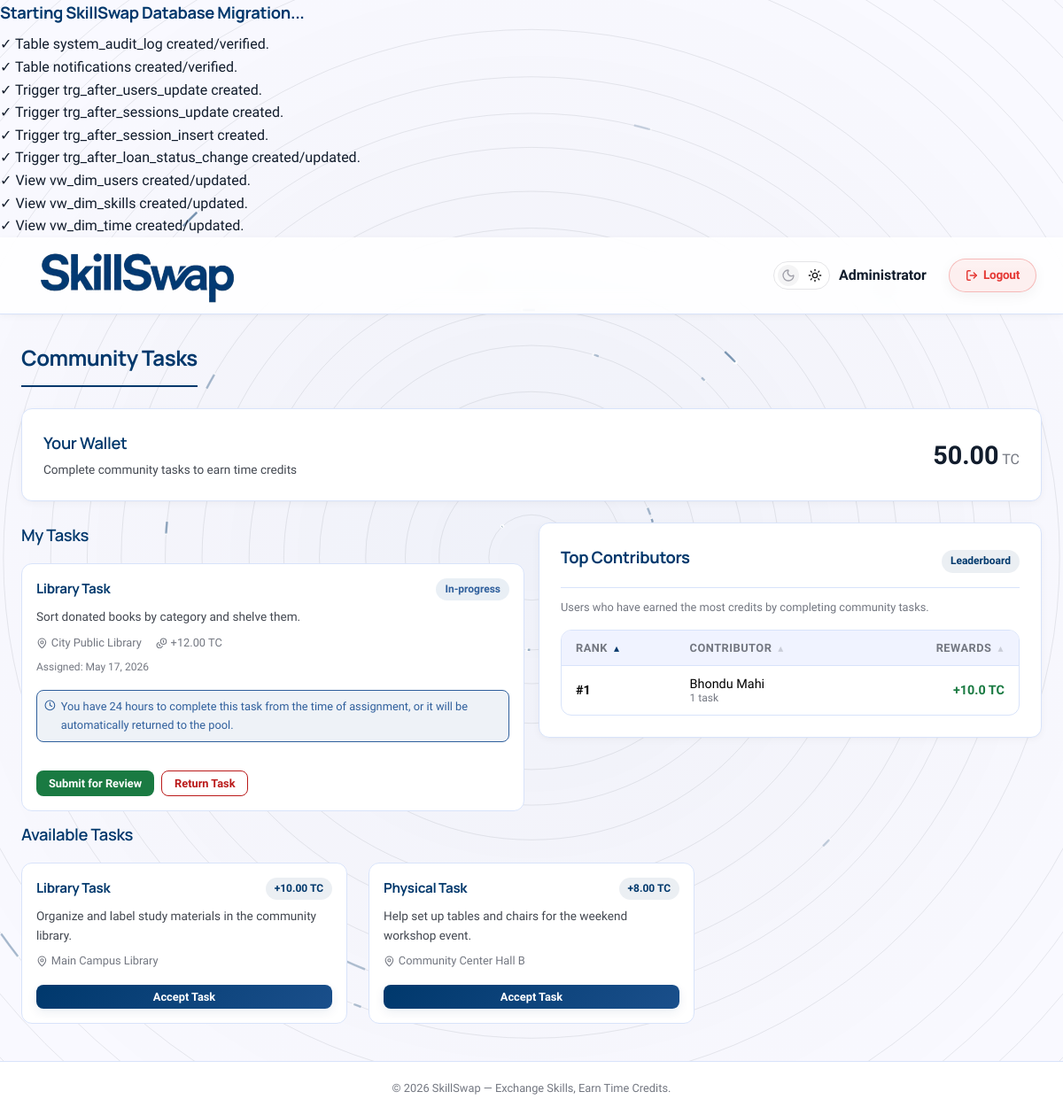
Page /pages/community_tasks.php (signed in) on the committed database.
### tables this page shows
CREATE TABLE IF NOT EXISTS wallet (
    wallet_id INT AUTO_INCREMENT PRIMARY KEY,
    user_id INT UNIQUE NOT NULL,
    balance DECIMAL(15, 2) DEFAULT 0.00 CHECK (balance >= 0.00),
    last_updated TIMESTAMP DEFAULT CURRENT_TIMESTAMP ON UPDATE CURRENT_TIMESTAMP,
    FOREIGN KEY (user_id) REFERENCES users(user_id) ON DELETE CASCADE
);

CREATE TABLE IF NOT EXISTS community_task (
    task_id INT AUTO_INCREMENT PRIMARY KEY,
    user_id INT,
    task_type VARCHAR(50),
    description TEXT,
    location VARCHAR(100),
    credit_reward DECIMAL(10, 2) DEFAULT 5.00,
    status ENUM('pending', 'in-progress', 'under-review', 'completed', 'cancelled') DEFAULT 'pending',
    submission_note TEXT,
    assigned_at TIMESTAMP DEFAULT CURRENT_TIMESTAMP,
    completed_at TIMESTAMP NULL,
    FOREIGN KEY (user_id) REFERENCES users(user_id) ON DELETE SET NULL
);

CREATE TABLE IF NOT EXISTS users (
    user_id INT AUTO_INCREMENT PRIMARY KEY,
    name VARCHAR(100) NOT NULL,
    email VARCHAR(100) UNIQUE NOT NULL,
    password_hash VARCHAR(255) NOT NULL,
    location VARCHAR(100) NOT NULL,
    bio TEXT,
    profile_photo MEDIUMBLOB,
    profile_photo_mime VARCHAR(50),
    reliability_score DECIMAL(5, 2) DEFAULT 5.00,
    status ENUM('active', 'suspended') DEFAULT 'active',
    created_at TIMESTAMP DEFAULT CURRENT_TIMESTAMP,
    last_active_at TIMESTAMP DEFAULT CURRENT_TIMESTAMP ON UPDATE CURRENT_TIMESTAMP,
    availability_schedule TEXT
);

### pages/community_tasks.php (the view, shortened to what this page needs)
<?php
require_once __DIR__ . '/../config/db.php';
$user_id = $_SESSION['user_id'];
$conn->query("
    UPDATE users u
    JOIN community_task ct ON u.user_id = ct.user_id
    SET u.reliability_score = GREATEST(u.reliability_score - 0.50, 0)
    WHERE ct.status = 'in-progress' AND ct.assigned_at < NOW() - INTERVAL 1 DAY
");
$conn->query("UPDATE community_task SET status = 'pending', user_id = NULL, assigned_at = NULL WHERE status = 'in-progress' AND assigned_at < NOW() - INTERVAL 1 DAY");
$wallet = $conn->query("SELECT balance FROM wallet WHERE user_id = $user_id")->fetch_assoc();
$balance = $wallet ? $wallet['balance'] : 0.00;
$my_tasks = $conn->query("
    SELECT * FROM community_task
    WHERE user_id = $user_id AND status != 'completed'
    ORDER BY assigned_at DESC
");
$page = isset($_GET['page']) ? intval($_GET['page']) : 1;
$limit = 9;
$offset = ($page - 1) * $limit;
$available_tasks = $conn->query("
    SELECT * FROM community_task
    WHERE status = 'pending' AND (user_id IS NULL OR user_id != $user_id)
    ORDER BY credit_reward DESC
    LIMIT $limit OFFSET $offset
");
$sort = trim($_GET['sort'] ?? 'rank');
$order = trim($_GET['order'] ?? 'asc');
$allowed_sorts = [
    'rank' => 'task_rank',
    'name' => 'name',
    'rewards' => 'total_rewards'
];
$sort_col = $allowed_sorts[$sort] ?? 'task_rank';
$order_sql = (strtolower($order) === 'desc') ? 'DESC' : 'ASC';
$task_leaderboard = $conn->query("
    WITH task_ranks AS (
        SELECT
            u.name,
            u.user_id,
            COUNT(ct.task_id) AS tasks_completed,
            SUM(ct.credit_reward) AS total_rewards,
            DENSE_RANK() OVER (ORDER BY COUNT(ct.task_id) DESC) as task_rank
        FROM community_task ct
        JOIN users u ON ct.user_id = u.user_id
        WHERE ct.status = 'completed'
        GROUP BY ct.user_id
    )
    SELECT * FROM task_ranks WHERE task_rank <= 5 ORDER BY $sort_col $order_sql
");
include __DIR__ . '/../includes/header.php';
?>
<div class="page-wrapper">
    <div class="container">
        <h1 class="page-title">Community Tasks</h1>
        <div class="card mb-3">
            <div class="flex justify-between items-center">
                <div>
                    <h3 class="section-title" style="margin-bottom:4px;">Your Wallet</h3>
                    <p style="color:var(--text-secondary); font-size:0.85rem;">Complete community tasks to earn time credits</p>
                </div>
                <div style="text-align:right;">
                    <span style="font-size:1.8rem; font-weight:700; color:var(--orange-primary);"><?php echo number_format($balance, 2); ?></span>
                    <span style="color:var(--text-muted);">TC</span>
                </div>
            </div>
        </div>
        <div class="grid-2" style="align-items: start;">
            <div>
                <h2 class="section-title" style="margin-top:0;">My Tasks</h2>
                <?php if ($my_tasks->num_rows > 0): ?>
                    <?php while ($t = $my_tasks->fetch_assoc()):
                        $status_class = 'badge-warning';
                        if ($t['status'] === 'completed')
                            $status_class = 'badge-success';
                        elseif ($t['status'] === 'in-progress')
                            $status_class = 'badge-info';
                        elseif ($t['status'] === 'under-review')
                            $status_class = 'badge-primary';
                        elseif ($t['status'] === 'cancelled')
                            $status_class = 'badge-danger';
                        ?>
                        <div class="task-card">
                            <div class="task-header">
                                <h4><?php echo htmlspecialchars($t['task_type']); ?> Task</h4>
                                <span class="badge <?php echo $status_class; ?>">
                                    <?php
                                    if ($t['status'] === 'under-review') echo 'Under Review';
                                    else echo ucfirst($t['status']);
                                    ?>
                                </span>
                            </div>
                            <p><?php echo htmlspecialchars($t['description']); ?></p>
                            <div class="task-meta">
                                <span style="display: flex; align-items: center; gap: 4px;"><i data-lucide="map-pin" class="lucide-sm"></i> <?php echo htmlspecialchars($t['location']); ?></span>
                                <span style="display: flex; align-items: center; gap: 4px;"><i data-lucide="coins" class="lucide-sm"></i> +<?php echo number_format($t['credit_reward'], 2); ?> TC</span>
                            </div>
                            <div class="task-meta mt-1" style="font-size: 0.75rem;">
                                <span>Assigned: <?php echo date('M d, Y', strtotime($t['assigned_at'])); ?></span>
                            </div>
                            <?php if ($t['status'] === 'in-progress'): ?>
                                <div class="alert alert-info mt-2" style="font-size:0.8rem; padding:8px; display: flex; align-items: flex-start; gap: 6px;">
                                    <i data-lucide="clock" class="lucide-sm" style="flex-shrink: 0; margin-top: 2px;"></i>
                                    <div>You have 24 hours to complete this task from the time of assignment, or it will be automatically returned to the pool.</div>
                                </div>
                                <div style="display:flex; gap: 8px;">
                                    <button type="button" class="btn btn-sm btn-success mt-2" onclick="openSubmitModal(<?php echo $t['task_id']; ?>)">Submit for Review</button>
                                    <form method="POST" style="display:inline;" onsubmit="return confirm('Are you sure you want to return this task?');">
                                        <button type="submit" class="btn btn-sm btn-danger mt-2" style="background: transparent; color: var(--danger); border: 1px solid var(--danger);">Return Task</button>
                                    </form>
                                </div>
                            <?php endif; ?>
                        </div>
                    <?php endwhile; ?>
                <?php endif; ?>
            </div>
            <div class="card">
                <div class="card-header">
                    <h3>Top Contributors</h3>
                    <span class="badge badge-orange">Leaderboard</span>
                </div>
                <p style="color:var(--text-muted); font-size:0.8rem; margin-bottom: 15px;">
                    Users who have earned the most credits by completing community tasks.
                </p>
                <?php if ($task_leaderboard && $task_leaderboard->num_rows > 0): ?>
                    <div class="table-wrapper">
                        <table>
                            <thead>
                                <tr>
                                    <th>
                                        <span class="th-content">
                                            <span>Rank</span>
                                            <?php echo renderTableSort('rank', $sort, $order); ?>
                                        </span>
                                    </th>
                                    <th>
                                        <span class="th-content">
                                            <span>Contributor</span>
                                            <?php echo renderTableSort('name', $sort, $order); ?>
                                        </span>
                                    </th>
                                    <th style="text-align: right;">
                                        <span class="th-content" style="justify-content: flex-end;">
                                            <span>Rewards</span>
                                            <?php echo renderTableSort('rewards', $sort, $order); ?>
                                        </span>
                                    </th>
                                </tr>
                            </thead>
                            <tbody>
                                <?php while ($tl = $task_leaderboard->fetch_assoc()):
                                    $is_current_user = ($tl['user_id'] == $user_id);
                                    ?>
                                    <tr style="<?php echo $is_current_user ? 'background: var(--primary-glow); font-weight: 600;' : ''; ?>">
                                        <td><strong>#<?php echo $tl['task_rank']; ?></strong></td>
                                        <td>
                                            <?php echo htmlspecialchars($tl['name']); ?>
                                            <br><small style="color:var(--text-muted); font-size:0.75rem;"><?php echo $tl['tasks_completed']; ?> task<?php echo $tl['tasks_completed'] == 1 ? '' : 's'; ?></small>
                                        </td>
                                        <td style="text-align: right; color: var(--success); font-weight: 600;">
                                            +<?php echo number_format($tl['total_rewards'], 1); ?> TC
                                        </td>
                                    </tr>
                                <?php endwhile; ?>
                            </tbody>
                        </table>
                    </div>
                <?php else: ?>
                    <p style="color: var(--text-muted); font-size: 0.85rem; text-align: center;">No task contributors recorded yet.</p>
                <?php endif; ?>
            </div>
        </div>
        <h2 class="section-title mt-4">Available Tasks</h2>
        <?php if ($available_tasks->num_rows > 0): ?>
            <div style="display: grid; grid-template-columns: repeat(auto-fill, minmax(300px, 1fr)); gap: 1.5rem;">
                <?php while ($t = $available_tasks->fetch_assoc()): ?>
                    <div class="task-card">
                        <div class="task-header">
                            <h4><?php echo htmlspecialchars($t['task_type']); ?> Task</h4>
                            <span class="badge badge-orange">+<?php echo number_format($t['credit_reward'], 2); ?> TC</span>
                        </div>
                        <p><?php echo htmlspecialchars($t['description']); ?></p>
                        <div class="task-meta">
                            <span style="display: flex; align-items: center; gap: 4px;"><i data-lucide="map-pin" class="lucide-sm"></i> <?php echo htmlspecialchars($t['location']); ?></span>
                        </div>
                        <form method="POST" class="mt-2">
                            <button type="submit" class="btn btn-sm btn-primary" style="width: 100%;">Accept Task</button>
                        </form>
                    </div>
                <?php endwhile; ?>
            </div>
        <?php endif; ?>
    </div>
</div>
<?php include __DIR__ . '/../includes/footer.php'; ?>

### rows in the picture
wallet: balance "50.00"
community_task: task_type "Library", status "In-progress", description "Sort donated books by category and shelve them.", location "City Public Library", credit_reward "12.00", assigned_at "May 17, 2026"
users: task_rank "1", name "Bhondu Mahi", tasks_completed "1", total_rewards "10.0"
community_task: task_type "Library", credit_reward "10.00", description "Organize and label study materials in the community library.", location "Main Campus Library"
community_task: task_type "Physical", credit_reward "8.00", description "Help set up tables and chairs for the weekend workshop event.", location "Community Center Hall B"

### other values in the picture
$user_name "Administrator"
$arrow "▴"
